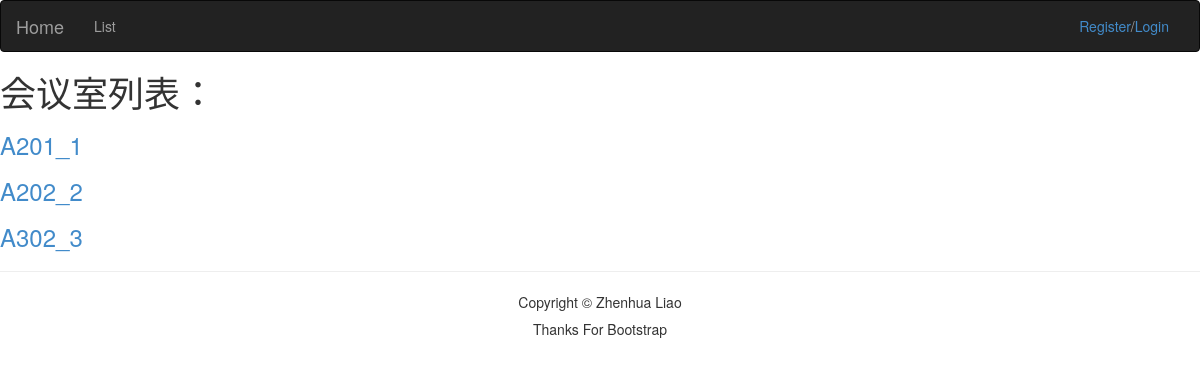
/conferance/, run on the app's committed database.
### conferance/models.py (models this page shows, shortened)
class ConfeRoom(models.Model):
    num = models.CharField(max_length=5)
    size = models.CharField(max_length=5)
    class MEAT:                 #引入MEAT中间件，为了在前端显示的时候以“num”顺序排列，与下一个类似
        ordering = ["num"]

### conferance/views.py (the view)
def list(request):
    room = ConfeRoom.objects.all()
    content = {
        'room': room
    }
    return render(request, 'list.html', content)

### conferance/templates/list.html (shortened to what this page needs)
{% extends 'base.html' %}
{% block body %}
    <h1>会议室列表：</h1>
    {% for i in room %}
        <h3><a href="{% url 'conferance:appointment' i.id %}">{{ i.num }}_{{ i.id }}</a></h3>
    {% endfor %}
{% endblock %}

### data on the page
ConfeRoom: num "A201", id "1"
ConfeRoom: num "A202", id "2"
ConfeRoom: num "A302", id "3"
